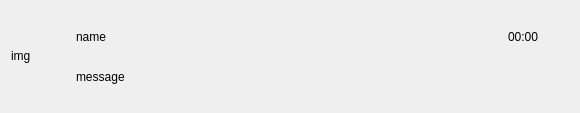
<?xml version="1.0" encoding="UTF-8"?>
<ui version="4.0">
 <class>MessageBox</class>
 <widget class="QWidget" name="MessageBox">
  <property name="geometry">
   <rect>
    <x>0</x>
    <y>0</y>
    <width>580</width>
    <height>113</height>
   </rect>
  </property>
  <property name="windowTitle">
   <string>Form</string>
  </property>
  <layout class="QHBoxLayout" name="horizontalLayout">
   <item>
    <widget class="QLabel" name="avatarLabel">
     <property name="maximumSize">
      <size>
       <width>50</width>
       <height>50</height>
      </size>
     </property>
     <property name="text">
      <string>img</string>
     </property>
    </widget>
   </item>
   <item>
    <widget class="QWidget" name="widget" native="true">
     <layout class="QVBoxLayout" name="verticalLayout">
      <item>
       <widget class="QLabel" name="nameLabel">
        <property name="text">
         <string>name</string>
        </property>
       </widget>
      </item>
      <item>
       <widget class="QLabel" name="messageLabel">
        <property name="text">
         <string>message</string>
        </property>
       </widget>
      </item>
     </layout>
    </widget>
   </item>
   <item>
    <widget class="QWidget" name="widget_2" native="true">
     <property name="maximumSize">
      <size>
       <width>70</width>
       <height>100</height>
      </size>
     </property>
     <layout class="QVBoxLayout" name="verticalLayout_2">
      <item>
       <widget class="QLabel" name="timeLabel">
        <property name="text">
         <string>00:00</string>
        </property>
       </widget>
      </item>
      <item>
       <widget class="QLabel" name="unReadLabel">
        <property name="text">
         <string/>
        </property>
       </widget>
      </item>
     </layout>
    </widget>
   </item>
  </layout>
 </widget>
 <resources/>
 <connections/>
</ui>
